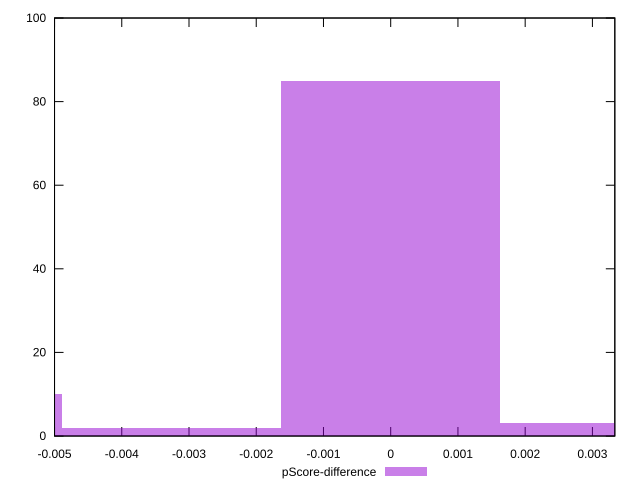

The gnuplot source for this figure:
reset

$pScoreDifference <<EOF
-0.006518583968748624 10
0 85
-0.003259291984374312 2
0.003259291984374312 3
EOF

set key outside below
set boxwidth 0.003259291984374312
set xrange [-0.0050000000000000044:0.0033333333333332993]
set yrange [0:100]
set trange [0:100]
set style fill transparent solid 0.5 noborder
set terminal svg size 640, 490 enhanced background rgb 'white'
set output "report_00017_2021-02-10T15-08-03.406Z/unminified-css/samples/pages/pScore-difference/histogram.svg"

plot $pScoreDifference title "pScore-difference" with boxes

reset
